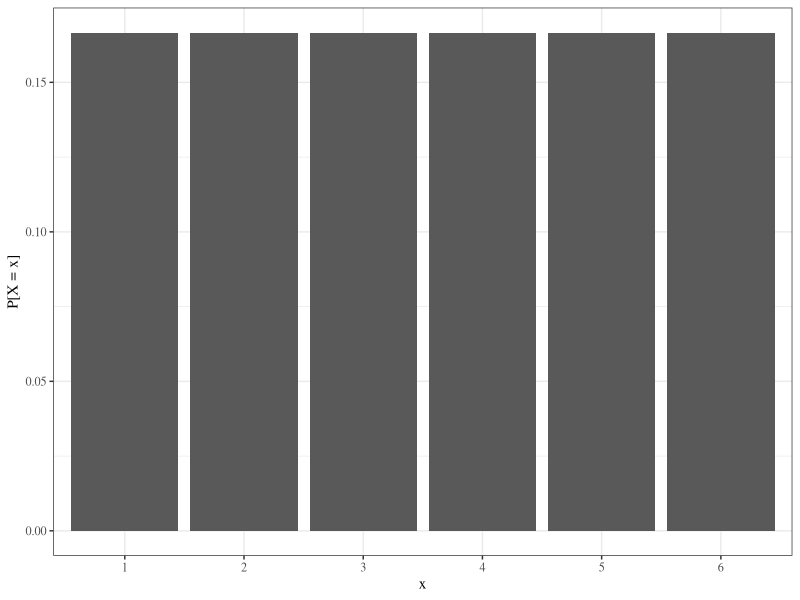
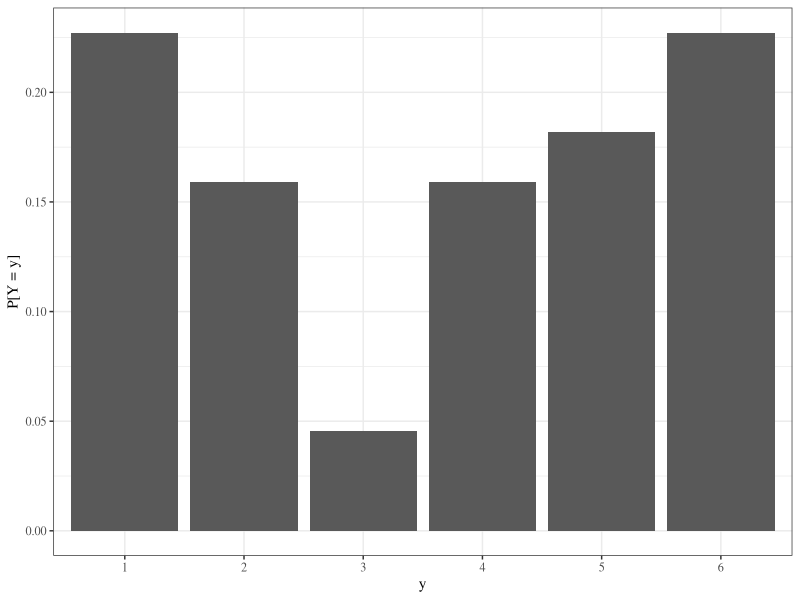
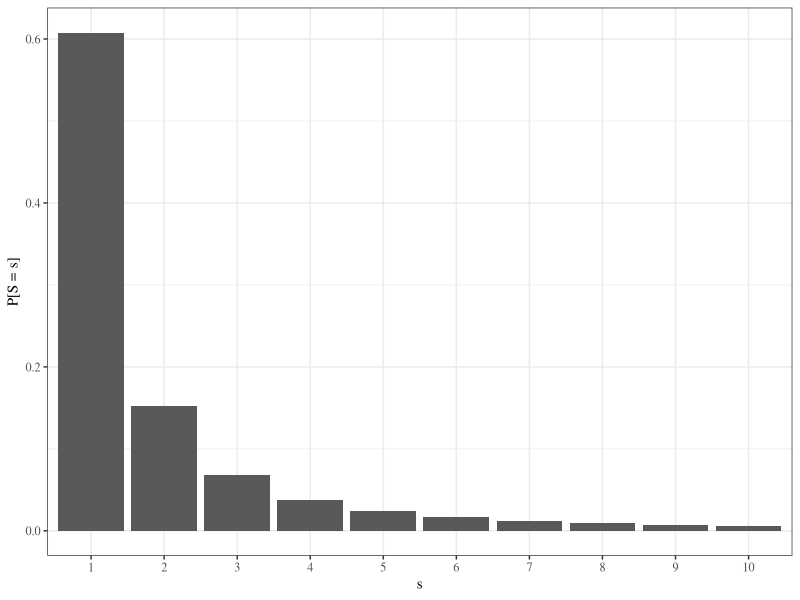
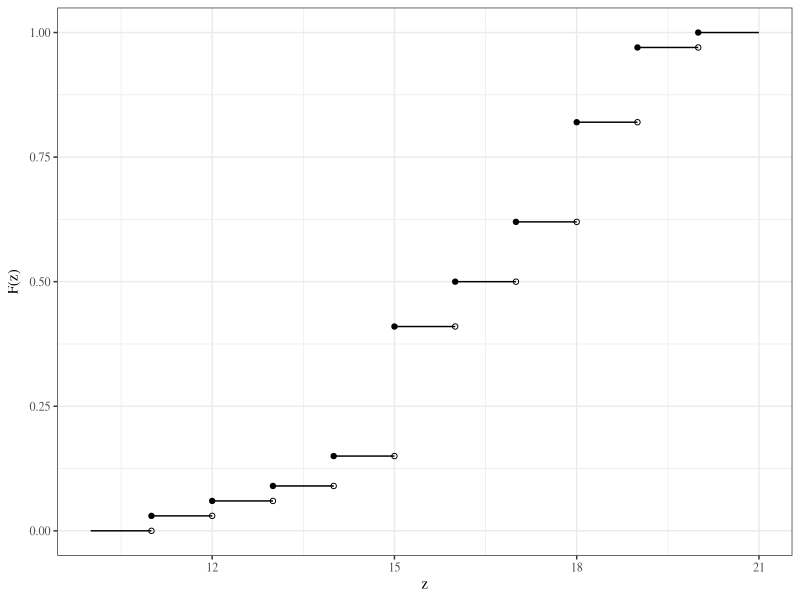
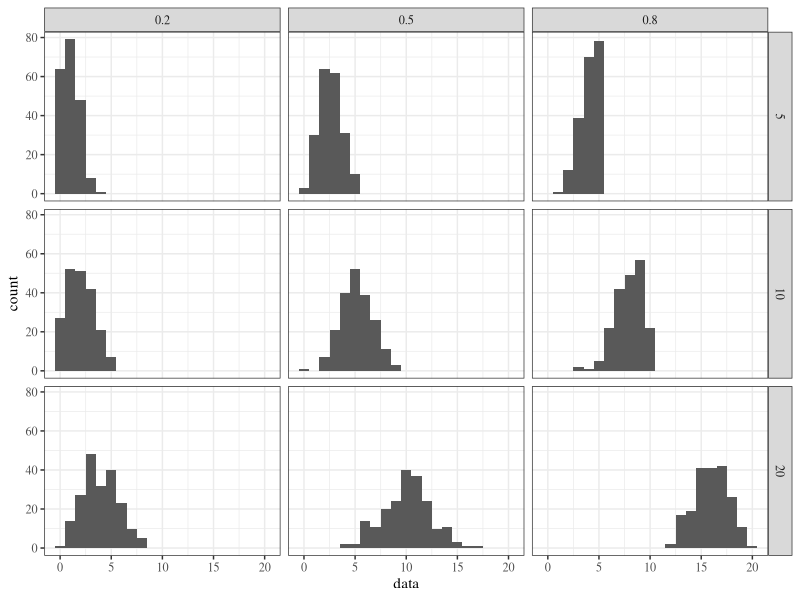
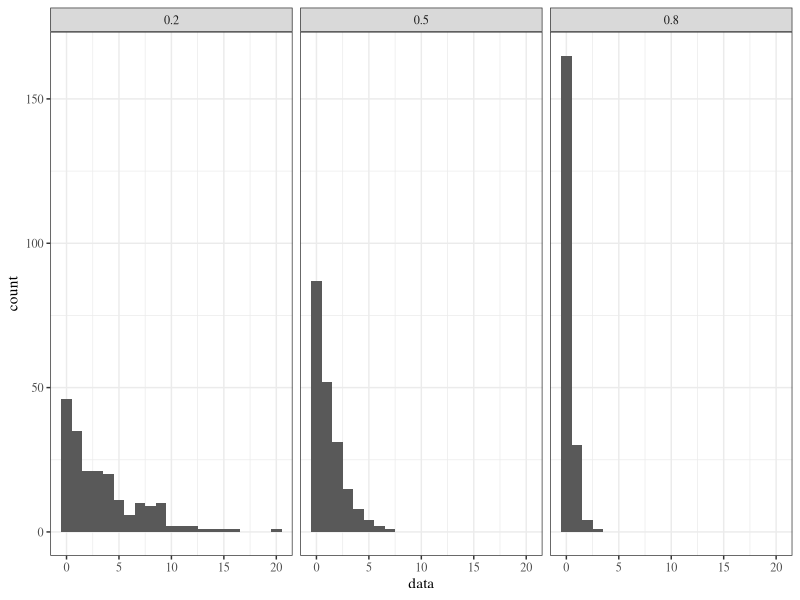
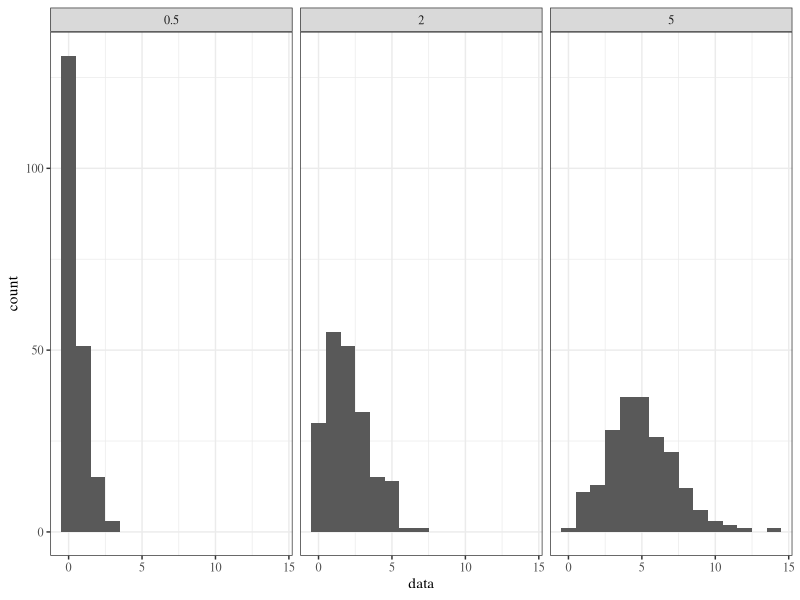
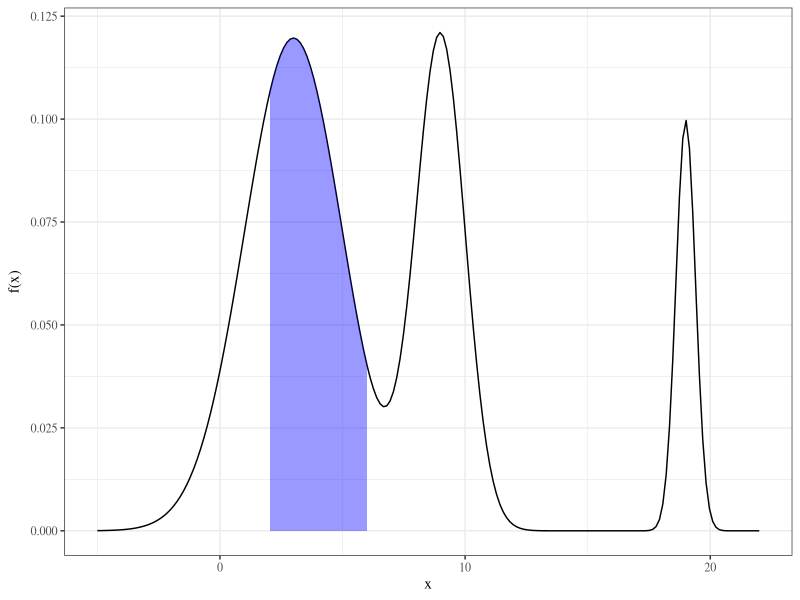

Recreate these plots in R, in order. (Note: this script raises an error after producing the figures.)
## ---- chunk 1
library(knitr)
library(tidyverse)
library(xtable)
library(MASS)

knitr::opts_chunk$set(echo=FALSE, message=FALSE, warning=FALSE, fig.height = 2)
theme_set(theme_bw(base_family = "serif"))

set.seed(305)
## ---- chunk 2
x <- rep(1/6, 6)
y <- c(5/22, 7/44, 1/22, 7/44, 2/11, 5/22)

ggplot() +
  geom_bar(aes(factor(1:6), x), stat = "identity") +
  xlab("x") + ylab("P[X = x]")

ggplot() +
  geom_bar(aes(factor(1:6), y), stat = "identity") +
  xlab("y") + ylab("P[Y = y]")
## ---- chunk 3
s <- 1/(1:10)^2*(6/pi^2)
ggplot() +
  geom_bar(aes(factor(1:10), s), stat = "identity") +
  xlab("s") + ylab("P[S = s]")
## ---- chunk 4
z <- 10:20
F_z <- c(0, 0.03, 0.06, 0.09, 0.15, 0.41, 0.50, 0.62, 0.82, 0.97, 1)

ggplot() +
  geom_segment(aes(x = z, xend = z + 1), y = F_z, yend = F_z) +
  geom_point(aes(z[-1], F_z[-1])) +
  geom_point(aes(z[-length(z)] + 1, F_z[-length(F_z)]), pch = 1) +
  ylab(expression("F(z)"))
## ---- chunk 5
expand.grid(n = c(5, 10, 20), p = c(.2, .5, .8)) %>%
  group_by(n, p) %>%
  do(data.frame(data = rbinom(200, .$n, .$p))) %>%
  ggplot() +
  geom_histogram(aes(data), binwidth = 1) +
  facet_grid(n ~ p)
## ---- chunk 6
expand.grid(p = c(.2, .5, .8)) %>%
  group_by(p) %>%
  do(data.frame(data = rgeom(200, .$p))) %>%
  ggplot() +
  geom_histogram(aes(data), binwidth = 1) +
  facet_grid(~ p)
## ---- chunk 7
expand.grid(lambda = c(0.5, 2, 5)) %>%
  group_by(lambda) %>%
  do(data.frame(data = rpois(200, .$lambda))) %>%
  ggplot() +
  geom_histogram(aes(data), binwidth = 1) +
  facet_grid(~ lambda)
## ---- chunk 8
x <- seq(-5, 22, length.out = 200)
f <- .6*dnorm(x, 3, 2) + .3*dnorm(x, 9, 1) + .1*dnorm(x, 19, .4)
shade <- rbind(data.frame(x = x[x >= 2 & x <= 6], y = f[x >= 2 & x <= 6]),
               data.frame(x = rev(x[x >= 2 & x <= 6]), y = 0))

qplot(x, f, geom = "line") +
  geom_polygon(aes(x, y), data = shade, fill = "blue", alpha = .4) +
  ylab(expression("f(x)"))
## ---- chunk 9
data.frame(x = seq(0, 5, length.out = 200)) %>%
  mutate(`0.5` = dexp(x, 1/.5),
         `1` = dexp(x, 1),
         `2` = dexp(x, 1/2)) %>%
  gather(alpha, f, -x) %>%
  ggplot() +
  geom_line(aes(x, f, colour = alpha, lty = alpha)) +
  scale_colour_discrete(expression(alpha)) +
  scale_linetype_discrete(expression(alpha)) +
  ylab("f(x)")


## ---- chunk 10
bolt <- expand.grid(x = 11:20, y = 20:13)
bolt$f <- c(rep(0, 7), "2/34", "2/34", "1/34",
            rep(0, 6), "2/34", rep(0, 3),
            rep(0, 2), "1/34", "1/34", 0, 0, "1/34", "1/34", "1/34", 0,
            rep(0, 4), "2/34", "1/34", "1/34", "2/34", 0, 0,
            rep(0, 3), "1/34", "2/34", "2/34", 0, 0, "2/34", 0,
            rep("1/34", 2), rep(0, 2), "3/34", rep(0, 5),
            rep(0, 4), "1/34", 0, 0, "2/34", 0, 0,
            rep(0, 4), "1/34", rep(0, 5))

bolt %>%
  spread(x, f) %>%
  arrange(desc(y)) %>%
  rename(`y\\x` = y) %>%
  xtable() %>%
  print(include.rownames = FALSE, comment = FALSE)

## ---- chunk 11
bolt %>% dplyr::select(-f) %>%
  mutate(g = "") %>%
  spread(x, g) %>%
  arrange(desc(y)) %>%
  rename(`y\\x` = y) %>%
  xtable(align = paste0("|", paste(rep("c", ncol(.) + 1), collapse = "|"), "|")) %>%
  print(include.rownames = FALSE, comment = FALSE, hline.after = -1:nrow(.))
## ---- chunk 12
bolt %>% dplyr::select(-f) %>%
  mutate(g = "") %>%
  spread(x, g) %>%
  arrange(desc(y)) %>%
  rename(`y\\x` = y) %>%
  xtable(align = paste0("|", paste(rep("c", ncol(.) + 1), collapse = "|"), "|")) %>%
  print(include.rownames = FALSE, comment = FALSE, hline.after = -1:nrow(.))
## ---- chunk 13
bolt %>% dplyr::select(-f) %>%
  mutate(g = "") %>%
  spread(x, g) %>%
  arrange(desc(y)) %>%
  rename(`y\\x` = y) %>%
  xtable(align = paste0("|", paste(rep("c", ncol(.) + 1), collapse = "|"), "|")) %>%
  print(include.rownames = FALSE, comment = FALSE, hline.after = -1:nrow(.))

## ---- chunk 14
bolt %>%
  spread(x, f) %>%
  arrange(desc(y)) %>%
  rename(`y\\x` = y) %>%
  xtable() %>%
  print(include.rownames = FALSE, comment = FALSE)

## ---- chunk 15
bolt %>%
  mutate(f = vapply(f, function(num) eval(parse(text = num)), numeric(1))*34) %>%
  spread(x, f) %>%
  arrange(desc(y)) %>%
  rename(`$y\\backslash x$` = y) %>%
  rbind(colSums(.)) %>%
  bind_cols(data.frame(rowSums(.[,-1]))) -> bolt_dsn

names(bolt_dsn)[ncol(bolt_dsn)] <- "$f_Y(y)$"

bolt_dsn_table <- bolt_dsn
bolt_dsn_table[, -1] <- apply(bolt_dsn[, -1], 2, function(col) paste0(col, "/34"))
bolt_dsn_table[nrow(bolt_dsn_table), 1] <- "$f_X(x)$"

bolt_dsn_table %>%
  xtable(align = paste0(paste(rep("c", ncol(.)), collapse = ""), "|c")) %>%
  print(include.rownames = FALSE, comment = FALSE, 
        sanitize.text.function = function(x){x},
        hline.after = c(-1, 0, nrow(.) - 1, nrow(.)))


## ---- chunk 16
toy <- expand.grid(x = 1:3, y = 1:3)
toy$f <- c(.16, .16, .08, .16, .16, .08, .08, .08, .04)

toy %>%
  spread(x, f) %>%
  arrange(desc(y)) %>%
  rename(`$y\\backslash x$` = y) -> toy_dsn

toy_dsn$`$f_Y(y)$` <- rowSums(toy_dsn[, -1])
toy_dsn[nrow(toy_dsn) + 1, -1] <- colSums(toy_dsn[, -1])
toy_dsn[nrow(toy_dsn), 1] <- "$f_X(x)$"

toy_dsn %>%
  xtable(align = paste0(paste(rep("c", ncol(.)), collapse = ""), "|c")) %>%
  print(include.rownames = FALSE, comment = FALSE, 
        sanitize.text.function = function(x){x},
        hline.after = c(-1, 0, nrow(.) - 1, nrow(.)))

## ---- chunk 17
w <- 0:9
f <- rep(1/length(w), length(w))

ggplot() + 
  geom_bar(aes(w, f), stat = "identity") +
  ylab("f(w)")

## ---- chunk 18
w1 <- w2 <- 0:9
probs <- matrix(rep(0, length(w1)^2), nrow = length(w1))

for(i in seq_along(w1)) {
  for(j in seq_along(w2)) {
    probs[i, j] <- f[i]*f[j]
  }
}

expand.grid(w1 = w1, w2 = w2) %>%
  mutate(w_bar = .5*(w1 + w2),
         f = as.numeric(probs)) %>%
  group_by(w_bar) %>%
  summarise(f = sum(f)) -> w_bar_dsn

w_bar_dsn %>%
  rename(`$\\overline{w}$` = w_bar,
         `$f(\\overline{w})$` = f) -> w_bar_dsn_tab

cbind(w_bar_dsn_tab[1:4,], w_bar_dsn_tab[5:8,], w_bar_dsn_tab[9:12,], w_bar_dsn_tab[13:16,], rbind(w_bar_dsn_tab[17:19,], c("", ""))) %>%
  xtable(align = "ccc|cc|cc|cc|cc") %>%
  print(include.rownames = FALSE,
        comment = FALSE,
        sanitize.text.function = function(x){x})
## ---- chunk 19
w_bar_dsn %>%
  ggplot() +
  geom_bar(aes(w_bar, f), stat = "identity") +
  xlab(expression(bar(w))) + ylab(expression(f(bar(w))))

## ---- chunk 20
w <- 0:9

library(gganimate)

get_means <- function(i) {
  samps <- matrix(sample(w, size = 1000*i, replace = TRUE), nrow = 1000)
  apply(samps, 1, mean)
}

data.frame(iter = 1:40) %>%
  group_by(iter) %>%
  do(data.frame(means = get_means(.$iter))) -> clt


data.frame(iter = 1:40) %>%
  group_by(iter) %>%
  do(data.frame(x = seq(0, 9, length.out = 200))) %>%
  mutate(f = dnorm(x, 4.5, sqrt(8.25/iter))) -> norm_approx


p <- ggplot(clt, aes(frame = factor(iter))) +
  geom_density(aes(means), colour = "blue", fill = "blue", alpha = 0.1) +
  geom_line(aes(x, f), data = norm_approx)


gganimate(p, filename = "images/clt_animate.mp4", interval = .2)
